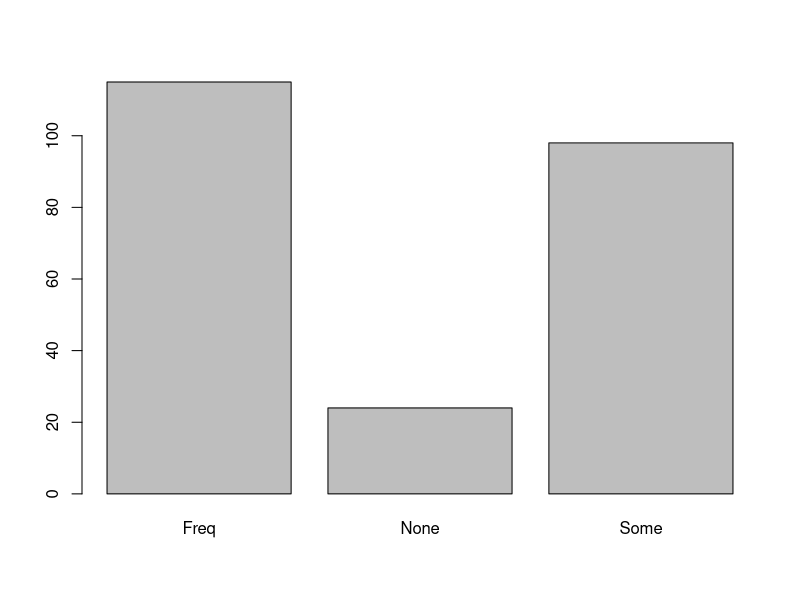
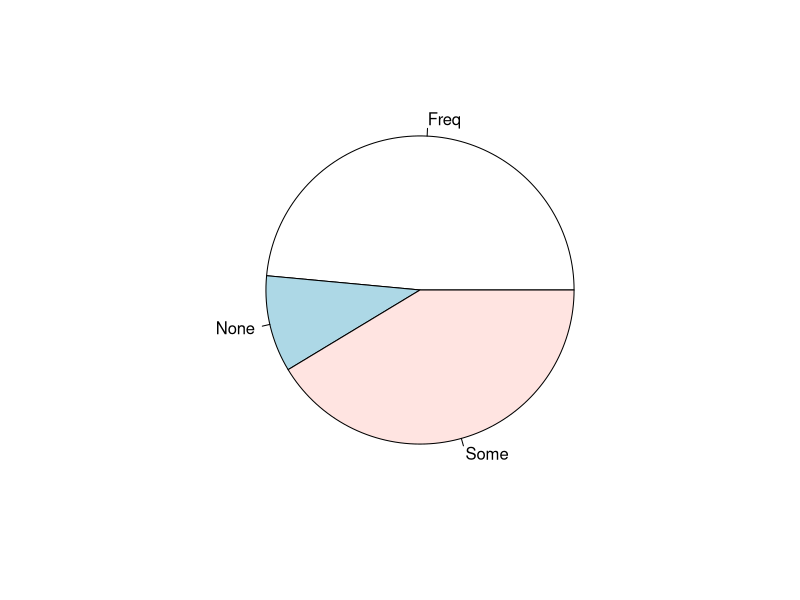

Write the R code that produced these figures, in order.
library(MASS) #load the MASS package

#task49
data(survey)
?survey   #get the description of survey

exercises <- survey$Exer
exercises
table(exercises)
barplot(table(exercises))
pie(table(exercises))